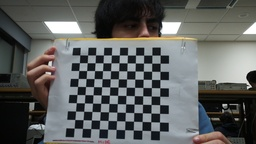
#> input picture calibration_images/0.jpg, 256 x 144 px, shrunk from 1280 x 720 before the run, found by its file name
$ jupyter execute --allow-errors practica2-solucion.ipynb
#> lines starting #> are read from the running program, lines starting #| are printed output that depends on the picture; after the words box and inside, x2 and y2 are one past the last pixel; in counts of white or black regions, pixels touching at a corner belong together
<a id='1'></a>
# <p style="background-color:skyblue; font-family:newtimeroman; font-size:150%; text-align:center; border-radius: 15px 50px;">2. Color spaces and image processing</p>

### En esta práctica, trabajaremos con los espacios de color RGB y HSV, veremos la diferencia de cada uno de ellos e implementaremos un detector de bordes que probaremos con imágenes en ambos espacios.

### Primero, buscaremos segmentar una imagen a partir de su espacio de  color. Para eso utilizaremos dos funciones de opencv principalmente: "bitwise_and" e "inRange".

[cell 1]
import cv2
import numpy as np

import matplotlib.pyplot as plt
from matplotlib import colors

from mpl_toolkits.mplot3d import Axes3D  # noqa
from matplotlib.colors import hsv_to_rgb

### convierte las imágenes de tu dataset al espacio RGB (ojo que openCV trabaja por defecto en BGR)

[cell 2]
nemo = cv2.imread("./images/0.jpg")
#> nemo is the input picture: shape (144, 256, 3); mean B, G, R 95.2, 96.6, 94.7
plt.imshow(nemo)
plt.show()


nemo = cv2.cvtColor(nemo, cv2.COLOR_BGR2RGB)

plt.imshow(nemo)
plt.show()

### Trabajaremos de momento con la imagen 0 de nuestro dataset. Filtra la imagen entre los dos tonos siguientes de naranja usando las funciones "inRange" y "bitwise_and" de opencv

naranja_claro = (1, 190, 200)

naranja_oscuro = (18, 255, 255)

### Ojo, para poder segmentar la parte de la imagen que está entre estos colores deberás transformarla a un espacio de color donde la crominancia y la intensidad estén separados

[cell 3]
light_orange = (1, 190, 200)
dark_orange = (18, 255, 255)
naranja_claro = (1, 190, 200)
naranja_oscuro = (18, 255, 255)
#light_orange = (0, 0, 0)
#dark_orange = (18, 255, 255)


# Normalise to 0 - 1 range for viewing

lo_square = np.full((10, 10, 3), light_orange, dtype=np.uint8) / 255.0
do_square = np.full((10, 10, 3), dark_orange, dtype=np.uint8) / 255.0

plt.subplot(1, 2, 1)
plt.imshow(hsv_to_rgb(do_square))
plt.subplot(1, 2, 2)
plt.imshow(hsv_to_rgb(lo_square))
plt.show()

[cell 4]
# Segment Nemo using inRange() function
hsv_nemo = cv2.cvtColor(nemo, cv2.COLOR_RGB2HSV)
#> hsv_nemo: shape (144, 256, 3); mean H, S, V 67.6, 44.6, 101.3
mask = cv2.inRange(hsv_nemo, naranja_claro, naranja_oscuro)
#> mask: shape (144, 256); every value is 0

# Bitwise-AND mask and original image

result = cv2.bitwise_and(nemo, nemo, mask=mask)
#> result: shape (144, 256, 3); every value is 0

# Convert back to RGB in order to plot using `matplotlib.pyplot`

plt.subplot(1, 2, 1)
plt.imshow(mask, cmap="gray")
plt.subplot(1, 2, 2)
plt.imshow(result)
plt.show()

[cell 5]
light_white = (0, 0, 200)
dark_white = (145, 60, 255)

lw_square = np.full((10, 10, 3), light_white, dtype=np.uint8) / 255.0
dw_square = np.full((10, 10, 3), dark_white, dtype=np.uint8) / 255.0

plt.subplot(1, 2, 1)
plt.imshow(hsv_to_rgb(lw_square))
plt.subplot(1, 2, 2)
plt.imshow(hsv_to_rgb(dw_square))
plt.show()

### Haz lo mismo pero ahora segmenta solo las lineas blancas de la imagen 0 de nuestro dataset

[cell 6]
mask_white = cv2.inRange(hsv_nemo, light_white, dark_white)
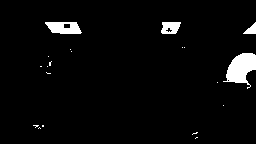
#> mask_white: shape (144, 256); 3.6% white; 20 white regions (16 under 20 px), largest, box (x1, y1, x2, y2) and area: (223, 53, 256, 89) 668, (45, 22, 82, 34) 337, (161, 22, 181, 34) 190, (243, 22, 256, 34) 84
result_white = cv2.bitwise_and(nemo, nemo, mask=mask_white)

plt.subplot(1, 2, 1)
plt.imshow(mask_white, cmap="gray")
plt.subplot(1, 2, 2)
plt.imshow(result_white)
plt.show()

plt.imshow(hsv_nemo)
plt.show()

### Junta tu implementación y deberías ser capaz de obtener una imagen donde solo se segmente el pez payaso (parte naranja y parte blanca) en tu imagen 0 del dataset.

[cell 7]
final_mask = mask + mask_white

final_result = cv2.bitwise_and(nemo, nemo, mask=final_mask)

plt.subplot(1, 2, 1)
plt.imshow(final_mask, cmap="gray")
plt.subplot(1, 2, 2)
plt.imshow(final_result)
plt.show()

blur = cv2.GaussianBlur(final_result, (7, 7), 0)
print(final_mask.shape)
#| (144, 256)
plt.imshow(blur)
plt.show()

### Generaliza tu implementación y aplícala a todas las imágenes del dataset. Pega tus resultados en tu informe.

[cell 8]
path = "./images/"

nemos_friends = []
#> (the rest of this cell did not finish here and is left out)

## Parte 2: Image processing

### Implementa una función "convolution" con dos entradas: imagen y el kernel. Asume un Kernel 3x3 y
### aplica padding para que la convolción pueda tener lugar en los pixeles de los extremos

[cell 9]
def convolution(image, kernel):
    image = np.array(image)
    #image=image[:,:,0]
    print(image.shape)
    output = np.zeros_like(image)
    image_padded = np.pad(image, pad_width=1, mode='constant')
    if 1: #for i in range(image.shape[2]):
        for x in range(image.shape[1]):
            for y in range(image.shape[0]):
                output[y, x]=(kernel * image_padded[y: y+3, x: x+3]).sum()
    return output

### Ahora implementaremos un méotodo de edge detection llamado Sobel. Éste se basa en un filtro derivativo y usaremos el filtro

filter = np.array([[-1, 0, 1], [-2, 0, 2], [-1, 0, 1]])

### Recuerda por la teoría, que el método Sobel devuelve dos matrices, una de la convolución de la imagen de entrada con el filtro original y otra que es el resultado de aplicar el filtro original traspuesto.

[cell 10]
from mpl_toolkits.mplot3d import Axes3D
def sobel_edge_detection(image, filter, verbose=False):
    new_image_x = convolution(image, filter) #, verbose)

    if verbose:
        plt.imshow(new_image_x, cmap='gray')
        plt.title("Horizontal Edge")
        plt.show()

    new_image_y = convolution(image, np.flip(filter.T, axis=0)) #, verbose)

    if verbose:
        plt.imshow(new_image_y, cmap='gray')
        plt.title("Vertical Edge")
        plt.show()

    gradient_magnitude = np.sqrt(np.square(new_image_x) + np.square(new_image_y))

    gradient_magnitude *= 255.0 / gradient_magnitude.max()

    if verbose:
        plt.imshow(gradient_magnitude, cmap='gray')
        plt.title("Gradient Magnitude")
        plt.show()

    #plot_surface(new_image_x[:,:,0],new_image_x[:,:,1],new_image_x[:,:,2])
    return gradient_magnitude

### Aplica tu edge detector a la imagen 0 del dataset

[cell 11]
from mpl_toolkits.mplot3d import Axes3D
filter = np.array([[-1, 0, 1], [-2, 0, 2], [-1, 0, 1]])
#> filter = [[-1, 0, 1], [-2, 0, 2], [-1, 0, 1]]

image = cv2.imread("./images/0.jpg")
print(image.shape)
#| (144, 256, 3)

#cv2.fastNlMeansDenoising(image,dst,self.templateWindowSize,self.searchWindowSize,self.h)
plt.show()
#image = gaussian_blur(image, 9, verbose=True)
sobel_edge_detection(final_mask, filter, verbose=True)
#| (144, 256)
#> in convolution, `image_padded = np.pad(image, pad_width=1, mode='constant')`: image_padded: shape (146, 258); 3.5% white; 20 white regions (16 under 20 px), largest, box (x1, y1, x2, y2) and area: (224, 54, 257, 90) 668, (46, 23, 83, 35) 337, (162, 23, 182, 35) 190, (244, 23, 257, 35) 84
#| (144, 256)
#> in sobel_edge_detection, `gradient_magnitude *= 255.0 / gradient_magnitude.max()`: gradient_magnitude: shape (144, 256) float16; min 0, max 255, mean 4.8

### Implementa una función que calcule y aplique un filtro gaussiano que sirve para hacer la imagen más blurry. Recuerda la fórmula del filtro Gaussiano visto en teoría. La función debe devolver la imagen filtrada y el filtro calculado.

[cell 12]
import numpy as np
#from convolution import convolution


#def gaussianBlur(img: np.ndarray, sigma: float | int, filter_shape: list | tuple | None = None):
def gaussianBlur(img, sigma, filter_shape=None):
    '''
    - Returns a list that contains the filter and resultant image

    * if filter_shape is None then it calculated automatically as below,

    >>> _ = 2 * int(4 * sigma + 0.5) + 1
    >>> filter_shape = [_, _]

    ### Example:
    >>> import matplotlib.pyplot as plt
    >>> from PIL import Image
    >>> img = np.array(Image.open('../../assets/lenna.png'))
    >>> g_filter, blur_image = GuassianBlur(img, 4)
    '''

    if filter_shape == None:
        _ = 2 * int(4 * sigma + 0.5) + 1
        filter_shape = [_, _]

    gaussian_filter = np.zeros((filter_shape[0], filter_shape[1]), np.float32)
    size_y = filter_shape[0] // 2
    size_x = filter_shape[1] // 2

    x, y = np.mgrid[-size_y:size_y+1, -size_x:size_x+1]
    normal = 1 / (2.0 * np.pi * sigma**2)
    gaussian_filter = np.exp(-((x**2 + y**2) / (2.0*sigma**2))) * normal

    filtered = convolution(img, gaussian_filter)

    return gaussian_filter, filtered.astype(np.uint8)

[cell 13]
import numpy as np


def togray(img: np.ndarray, format: str):
    '''
    Algorithm:
    >>> 0.2989 * R + 0.5870 * G + 0.1140 * B

    - Returns a gray image
    '''
    if format.lower() == 'bgr':
        b, g, r = img[..., 0], img[..., 1], img[..., 2]
        return 0.2989 * r + 0.5870 * g + 0.1140 * b
    elif format.lower() == 'rgb':
        r, g, b = img[..., 0], img[..., 1], img[..., 2]
        return 0.2989 * r + 0.5870 * g + 0.1140 * b
    else:
        raise Exception('Unsupported value in parameter \'format\'')

[cell 14]
import numpy as np


#def convolution(image: np.ndarray, kernel: list | tuple) -> np.ndarray:
def convolution(image, kernel):
    '''
    It is a "valid" Convolution algorithm implementaion.

    ### Example

    >>> import numpy as np
    >>> from PIL import Image
    >>>
    >>> kernel = np.array(
    >>>     [[-1, 0, 1],
    >>>     [-2, 0, 2],
    >>>     [-1, 0, 1]], np.float32
    >>> )
    >>> img = np.array(Image.open('./lenna.png'))
    >>> res = convolution(img, Kx)
    '''

    if len(image.shape) == 3:
        m_i, n_i, c_i = image.shape

    # if the image is gray then we won't be having an extra channel so handling it
    elif len(image.shape) == 2:
        image = image[..., np.newaxis]
        m_i, n_i, c_i = image.shape
    else:
        raise Exception('Shape of image not supported')

    m_k, n_k = kernel.shape

    y_strides = m_i - m_k + 1  # possible number of strides in y direction
    x_strides = n_i - n_k + 1  # possible number of strides in x direction

    img = image.copy()
    output_shape = (m_i-m_k+1, n_i-n_k+1, c_i)
    output = np.zeros(output_shape, dtype=np.float32)

    count = 0  # taking count of the convolution operation being happening

    output_tmp = output.reshape(
        (output_shape[0]*output_shape[1], output_shape[2])
    )

    for i in range(y_strides):
        for j in range(x_strides):
            for c in range(c_i):
                sub_matrix = img[i:i+m_k, j:j+n_k, c]

                output_tmp[count, c] = np.sum(sub_matrix * kernel)

            count += 1

    output = output_tmp.reshape(output_shape)

    return output

### ¡Ojo! el método Sobel aplica un filtro gaussiano para hacer más blurry la imagen antes de aplicar los filtros derivativos.
### Implementa una nueva función de edge detection con Sobel que tenga en cuenta esto. Ten en cuenta que la gaussiana se aplica sobre la imagen en escala de grises

[cell 15]
import numpy as np
# [6 lines of commented-out code are left out]
def sobelEdgeDetection(image, sigma, image_format, filter_shape=None):
    img = togray(image, image_format)
    blurred = gaussianBlur(img, sigma, filter_shape=filter_shape)[1] / 255

    '''Gradient calculation / Sobel Filters'''
    Kx = np.array(
        [[-1, 0, 1],
         [-2, 0, 2],
         [-1, 0, 1]], np.float32
    )

    Ky = np.array(
        [[1, 2, 1],
         [0, 0, 0],
         [-1, -2, -1]], np.float32
    )

    Ix = convolution(blurred, Kx)
    Iy = convolution(blurred, Ky)

    G = np.hypot(Ix, Iy)

    G = G / G.max() * 255

    theta = np.arctan2(Iy, Ix)

    return np.squeeze(G), np.squeeze(theta)

[cell 16]
import numpy as np


def non_max_suppression(img, theta):
    M, N = img.shape
    Z = np.zeros((M, N), dtype=np.int32)

    # converting radians to degree
    angle = theta * 180. / np.pi    # max -> 180, min -> -180
    angle[angle < 0] += 180         # max -> 180, min -> 0

    for i in range(1, M-1):
        for j in range(1, N-1):
            q = 255
            r = 255

            # angle 0
            if (0 <= angle[i, j] < 22.5) or (157.5 <= angle[i, j] <= 180):
                r = img[i, j-1]
                q = img[i, j+1]
            # angle 45
            elif (22.5 <= angle[i, j] < 67.5):
                r = img[i-1, j+1]
                q = img[i+1, j-1]
            # angle 90
            elif (67.5 <= angle[i, j] < 112.5):
                r = img[i-1, j]
                q = img[i+1, j]
            # angle 135
            elif (112.5 <= angle[i, j] < 157.5):
                r = img[i+1, j+1]
                q = img[i-1, j-1]

            if (img[i, j] >= q) and (img[i, j] >= r):
                Z[i, j] = img[i, j]
            else:
                Z[i, j] = 0
    return Z

### teniendo en cuenta los algoritmos ya implementados, Implementa un edge detection con el método canny, el cual es una secuencia de:
###     1. Edge detection con Sobel
###     2. El método NMS (non-maximum suppression) para homogeneizar el grosor de los cantos detectados

### Aplica tu método Canny a las imágenes de tu dataset

[cell 17]
"""def cannyEdgeDetection(
    image: np.ndarray, sigma: int | float, filter_shape, image_format='rgb',
    lowthreshold: float | int = 0.05, highthreshold: float | int = 0.09
):"""
def cannyEdgeDetection(image, sigma, filter_shape, image_format='rgb',lowthreshold=0.05, highthreshold=0.09):
    G, theta = sobelEdgeDetection(image, sigma, image_format, filter_shape)
    img = non_max_suppression(G, theta)
    #img = threshold_hysteresis(img, lowthreshold, highthreshold)
    return img

### Aplica la función Canny a la imagen 0 del dataset con un kernel de tamaño 10x10 y sigma de 1.5.

### Juega con estos parámetros hasta encontrar la combinación que detecta los edges mejor. Aplícalo a todo el dataset y rellena el informe con estas pruebas

[cell 18]
from mpl_toolkits.mplot3d import Axes3D
import numpy as np
import cv2
import matplotlib.pyplot as plt
filter = np.array([[-1, 0, 1], [-2, 0, 2], [-1, 0, 1]])

image = cv2.imread("./images/0.jpg")
print(image.shape)
#| (144, 256, 3)

#cv2.fastNlMeansDenoising(image,dst,self.templateWindowSize,self.searchWindowSize,self.h)

#image = gaussian_blur(image, 9, verbose=True)
#cannyEdgeDetection(final_mask, filter)
res = cannyEdgeDetection(image, 1.5, (10, 10), 'rgb')
#> in togray, `r, g, b = img[..., 0], img[..., 1], img[..., 2]`:
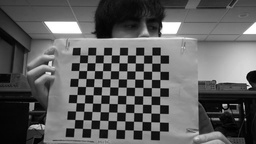
#> b: shape (144, 256); min 0, max 255, mean 94.7
#> after the loop in convolution, `for i in range(y_strides):`: count = 32964
#> in convolution, `output = output_tmp.reshape(output_shape)`:
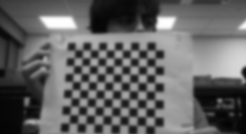
#> output: shape (134, 246, 1) float32; min 4.07, max 254.8, mean 99
#> after the loop in convolution (call 2), `for i in range(y_strides):`: count = 32208
#> in convolution (call 2), `output = output_tmp.reshape(output_shape)`:
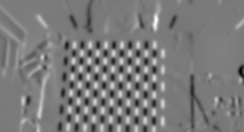
#> output: shape (132, 244, 1) float32; min -1.48, max 1.6, mean 0.00777; drawn with min black and max white
#> in sobelEdgeDetection, `theta = np.arctan2(Iy, Ix)`:
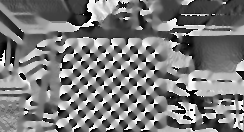
#> theta: shape (132, 244, 1) float32; min -3.14, max 3.14, mean -0.125; drawn with min black and max white
#> in non_max_suppression, `angle[angle < 0] += 180`:
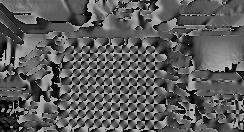
#> angle: shape (132, 244) float32; min 0, max 180, mean 91.2
#> after the loop in non_max_suppression, `for i in range(1, M-1):`:
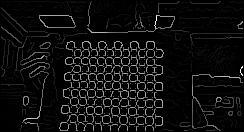
#> Z: shape (132, 244) int32; min 0, max 255, mean 14.3
plt.imshow(res, cmap='gray')
plt.show()

### La librería de python skimage tiene ya implementadas las funciones de:
###     - gaussian
###     - sobel filter

### Investiga sobre ellas e implementa un filtro gaussiano y un edge detection con sobel usando los paquetes de skimage. Compara los resultados con los ya obtenidos.

[cell 19]
import numpy as np
import matplotlib.pyplot as plt
import skimage
import skimage.color as skic
import skimage.filters as skif
import skimage.data as skid
import skimage.util as sku


def show(img):
    fig, ax = plt.subplots(1, 1, figsize=(8, 8))
    ax.imshow(img, cmap=plt.cm.gray)
    ax.set_axis_off()
    plt.show()


image = cv2.imread("./images/0.jpg")
image=image[:,:,0]
show(skif.gaussian(image, 5.))
#> in show, `plt.show()`:
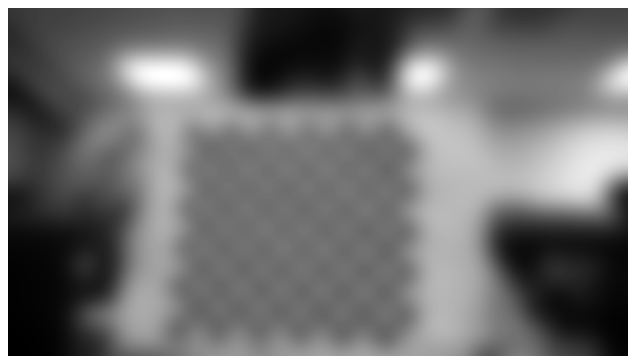
#> figure drawn by matplotlib, 1 panel

sobimg = skif.sobel(image)
show(sobimg)

### Implementa los operadores morfológicos: dilation and erosion. Utiliza para ello:

### - La imagen 0 del dataset
### - Un kernel de 3x3 con valores de 255 (blanco) como structuring element

### no olvides binarizar tu imagen antes de aplicar los operadores morfológicos

### Implementa primero la dilatación, muestra los resultados e inclúyelos en el informe

[cell 20]
import numpy as np
import cv2
import json
from matplotlib import pyplot as plt

[cell 21]
def read_this(image_file):
    image_src = cv2.imread(image_file, 0)
    return image_src

def convert_binary(image_src, thresh_val):
    color_1 = 255
    color_2 = 0
    initial_conv = np.where((image_src <= thresh_val), image_src, color_1)
    final_conv = np.where((initial_conv > thresh_val), initial_conv, color_2)
    return final_conv

def binarize_this(image_file, thresh_val=127):
    image_src = read_this(image_file=image_file)
    image_b = convert_binary(image_src=image_src, thresh_val=thresh_val)
    return image_b

[cell 22]
def dilate_this(image_file, dilation_level=3, with_plot=False):
    # setting the dilation_level
    dilation_level = 3 if dilation_level < 3 else dilation_level

    # obtain the kernel by the shape of (dilation_level, dilation_level)
    structuring_kernel = np.full(shape=(dilation_level, dilation_level), fill_value=255)
    image_src = binarize_this(image_file=image_file)

    orig_shape = image_src.shape
    pad_width = dilation_level - 2

    # pad the image with pad_width
    image_pad = np.pad(array=image_src, pad_width=pad_width, mode='constant')
    pimg_shape = image_pad.shape
    h_reduce, w_reduce = (pimg_shape[0] - orig_shape[0]), (pimg_shape[1] - orig_shape[1])

    # obtain the submatrices according to the size of the kernel
    flat_submatrices = np.array([
        image_pad[i:(i + dilation_level), j:(j + dilation_level)]
        for i in range(pimg_shape[0] - h_reduce) for j in range(pimg_shape[1] - w_reduce)
    ])

    # replace the values either 255 or 0 by dilation condition
    image_dilate = np.array([255 if (i == structuring_kernel).any() else 0 for i in flat_submatrices])
    # obtain new matrix whose shape is equal to the original image size
    image_dilate = image_dilate.reshape(orig_shape)

    # plotting
    if with_plot:
        cmap_val = 'gray'
        fig, (ax1, ax2) = plt.subplots(nrows=1, ncols=2, figsize=(10, 20))

        ax1.axis("off")
        ax1.title.set_text('Original')

        ax2.axis("off")
        ax2.title.set_text("Dilated - {}".format(dilation_level))

        ax1.imshow(image_src, cmap=cmap_val)
        ax2.imshow(image_dilate, cmap=cmap_val)
        plt.show()
        return True
    return image_dilate

[cell 23]
dilate_this(image_file="./images/0.jpg", dilation_level=3, with_plot=True)
#> in convert_binary, `final_conv = np.where((initial_conv > thresh_val), initial_conv, color..`: final_conv: shape (144, 256); 39.1% white; 57 white regions (18 under 20 px), largest, box (x1, y1, x2, y2) and area: (27, 19, 256, 144) 11572, (214, 22, 256, 40) 314, (144, 72, 160, 96) 192
#> in dilate_this, `image_pad = np.pad(array=image_src, pad_width=pad_width, mode='constan..`: image_pad: shape (146, 258); 38.2% white; 57 white regions (18 under 20 px), largest, box (x1, y1, x2, y2) and area: (28, 20, 257, 145) 11572, (215, 23, 257, 41) 314, (145, 73, 161, 97) 192
#> in dilate_this, `image_dilate = image_dilate.reshape(orig_shape)`: image_dilate: shape (144, 256) int64; 49.3% white; 11 white regions (4 under 20 px), largest, box (x1, y1, x2, y2) and area: (26, 16, 256, 144) 17861, (202, 139, 223, 144) 84, (29, 102, 35, 112) 54

### Implementa ahora la erosión, muestra los resultados e inclúyelos en el informe

[cell 24]
def erode_lib(image_file, level=3, with_plot=True):
    level = 3 if level < 3 else level
    image_src = binarize_this(image_file=image_file)
    # library method
    image_eroded = cv2.erode(src=image_src, kernel=np.ones((level, level)), iterations=1)

    if with_plot:
        cmap_val = 'gray'
        fig, (ax1, ax2) = plt.subplots(nrows=1, ncols=2, figsize=(10, 20))

        ax1.axis("off")
        ax1.title.set_text('Original')

        ax2.axis("off")
        ax2.title.set_text("Eroded - {}".format(level))

        ax1.imshow(image_src, cmap=cmap_val)
        ax2.imshow(image_eroded, cmap=cmap_val)
        plt.show()
        return True
    return image_eroded

[cell 25]
erode_lib(image_file="./images/0.jpg", level=3, with_plot=True)
#> in erode_lib, `image_eroded = cv2.erode(src=image_src, kernel=np.ones((level, level))..`: image_eroded: shape (144, 256); 29.4% white; 66 white regions (15 under 20 px), largest, box (x1, y1, x2, y2) and area: (31, 22, 256, 144) 8992, (238, 23, 256, 39) 162, (90, 131, 99, 144) 63

[cell 26]
image_file=cv2.imread("./images/0.jpg")
print(image_file.shape)
#| (144, 256, 3)
image_file=image_file[:,:,0]
#image_file = cv2.cvtColor(image_file, cv2.COLOR_BGR2GRAY)

th, image_file = cv2.threshold(image_file, 128, 192, cv2.THRESH_OTSU)
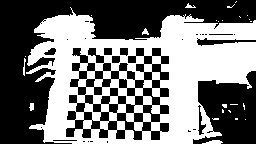
#> image_file: shape (144, 256); values 0 (black) and 192 (white), 47.1% white; 25 white regions (19 under 20 px), largest, box (x1, y1, x2, y2) and area: (26, 7, 256, 144) 17093, (202, 140, 223, 144) 57, (29, 103, 34, 111) 31, (23, 58, 26, 76) 29, (142, 28, 149, 35) 28, (185, 3, 196, 8) 26
#> th = 98
kernel=np.ones((3,3),np.uint8)
image_dilation = cv2.dilate(image_file,kernel,iterations=1)
#> image_dilation: shape (144, 256); values 0 (black) and 192 (white), 57.3% white; 76 black regions (5 under 20 px), largest, box (x1, y1, x2, y2) and area: (0, 0, 256, 144) 10277, (194, 72, 256, 144) 2734, (26, 59, 53, 71) 78
plt.imshow(image_dilation,cmap='gray')
plt.show()

image_erosion=cv2.erode(image_file,kernel,cv2.BORDER_REFLECT)
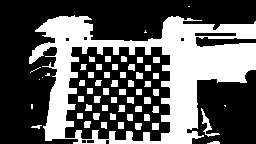
#> image_erosion: shape (144, 256); values 0 (black) and 192 (white), 36.4% white; 57 white regions (8 under 20 px), largest, box (x1, y1, x2, y2) and area: (29, 15, 256, 144) 11438, (201, 108, 220, 137) 127, (152, 123, 159, 130) 49
plt.imshow(image_erosion,cmap='gray')
plt.show()
